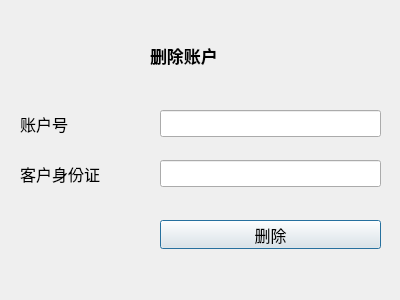
<?xml version="1.0" encoding="UTF-8"?>
<ui version="4.0">
 <class>deleteAccount</class>
 <widget class="QDialog" name="deleteAccount">
  <property name="geometry">
   <rect>
    <x>0</x>
    <y>0</y>
    <width>400</width>
    <height>300</height>
   </rect>
  </property>
  <property name="windowTitle">
   <string>Dialog</string>
  </property>
  <widget class="QLabel" name="label">
   <property name="geometry">
    <rect>
     <x>20</x>
     <y>110</y>
     <width>150</width>
     <height>27</height>
    </rect>
   </property>
   <property name="font">
    <font>
     <pointsize>12</pointsize>
    </font>
   </property>
   <property name="text">
    <string>账户号</string>
   </property>
  </widget>
  <widget class="QLineEdit" name="id">
   <property name="geometry">
    <rect>
     <x>160</x>
     <y>110</y>
     <width>221</width>
     <height>27</height>
    </rect>
   </property>
   <property name="font">
    <font>
     <pointsize>12</pointsize>
    </font>
   </property>
   <property name="text">
    <string/>
   </property>
  </widget>
  <widget class="QLabel" name="label_5">
   <property name="geometry">
    <rect>
     <x>150</x>
     <y>40</y>
     <width>121</width>
     <height>31</height>
    </rect>
   </property>
   <property name="font">
    <font>
     <family>Bahnschrift SemiCondensed</family>
     <pointsize>13</pointsize>
     <weight>75</weight>
     <bold>true</bold>
    </font>
   </property>
   <property name="text">
    <string>删除账户</string>
   </property>
  </widget>
  <widget class="QPushButton" name="DeleteBtn">
   <property name="geometry">
    <rect>
     <x>160</x>
     <y>220</y>
     <width>221</width>
     <height>29</height>
    </rect>
   </property>
   <property name="font">
    <font>
     <pointsize>12</pointsize>
    </font>
   </property>
   <property name="autoFillBackground">
    <bool>true</bool>
   </property>
   <property name="text">
    <string>删除</string>
   </property>
  </widget>
  <widget class="QLineEdit" name="id_2">
   <property name="geometry">
    <rect>
     <x>160</x>
     <y>160</y>
     <width>221</width>
     <height>27</height>
    </rect>
   </property>
   <property name="font">
    <font>
     <pointsize>12</pointsize>
    </font>
   </property>
   <property name="text">
    <string/>
   </property>
  </widget>
  <widget class="QLabel" name="label_2">
   <property name="geometry">
    <rect>
     <x>20</x>
     <y>160</y>
     <width>150</width>
     <height>27</height>
    </rect>
   </property>
   <property name="font">
    <font>
     <pointsize>12</pointsize>
    </font>
   </property>
   <property name="text">
    <string>客户身份证</string>
   </property>
  </widget>
 </widget>
 <resources/>
 <connections/>
</ui>
